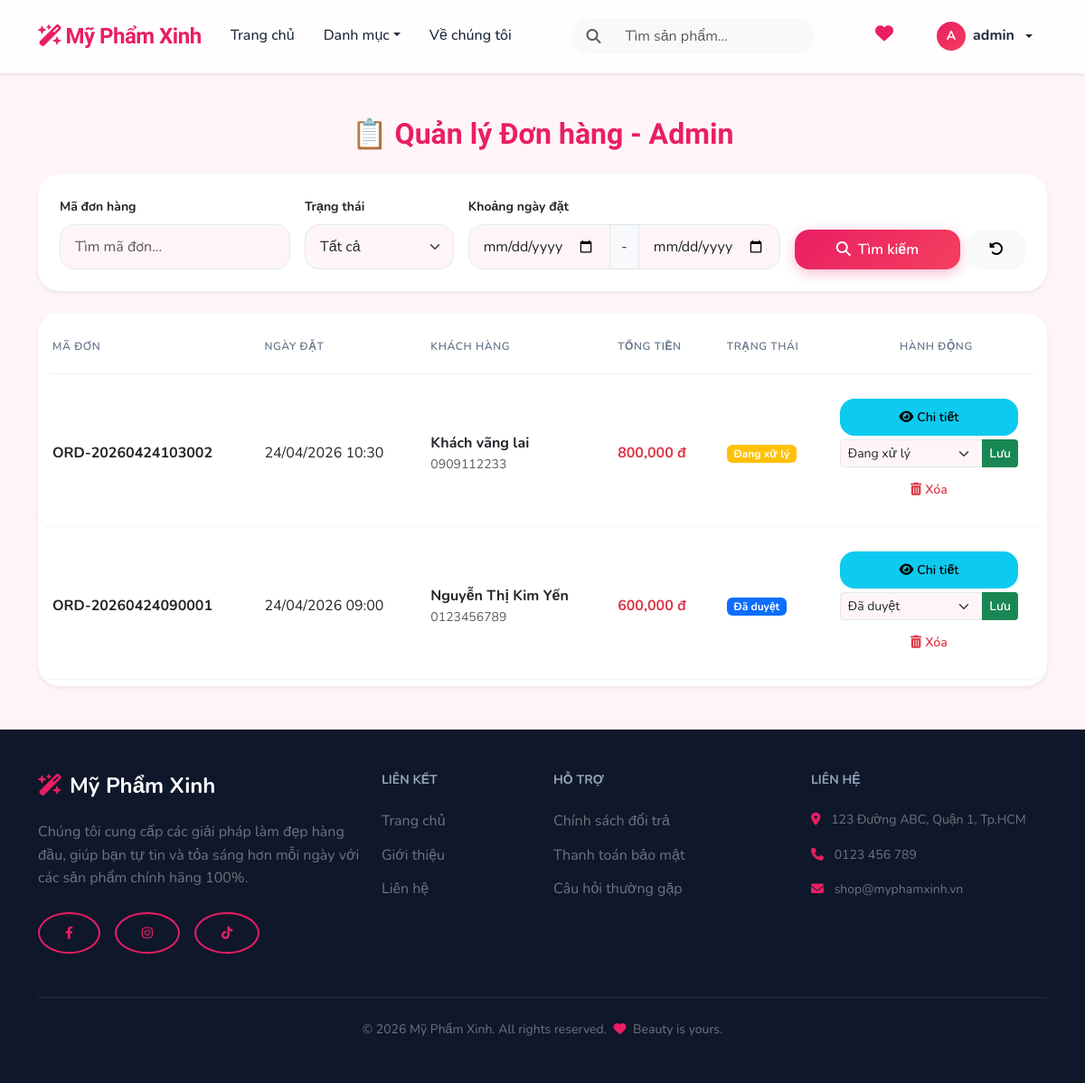
/index.php?page=admin_orders (signed in), run on the app's committed database.
### tables this page shows
CREATE TABLE `orders` (
  `id` int(11) NOT NULL AUTO_INCREMENT,
  `user_id` int(11) DEFAULT NULL,
  `order_code` varchar(50) NOT NULL,
  `fullname` varchar(255) DEFAULT NULL,
  `phone` varchar(20) DEFAULT NULL,
  `address` text DEFAULT NULL,
  `total` int(11) NOT NULL,
  `status` varchar(50) DEFAULT 'Đang xử lý',
  `created_at` datetime DEFAULT current_timestamp(),
  PRIMARY KEY (`id`)
);

### views/admin_orders.php (the view, shortened to what this page needs)
<?php
$params = [];
$where_sql = "";
$query = "SELECT * FROM orders $where_sql ORDER BY id DESC";
$stmt = $conn->prepare($query);
$stmt->execute($params);
$orders = $stmt->fetchAll();
?>
<?php include 'layout/header.php'; ?>
<div class="container py-5">
    <h2 class="text-center mb-4 text-pink fw-bold font-elegant">📋 Quản lý Đơn hàng - Admin</h2>
    <div class="card border-0 shadow-sm mb-4">
        <div class="card-body p-4">
            <form method="GET" class="row g-3 align-items-end">
                <div class="col-md-3">
                    <label class="form-label small fw-bold">Mã đơn hàng</label>
                    <input type="text" name="order_code" class="form-control" placeholder="Tìm mã đơn..." value="<?= htmlspecialchars($_GET['order_code'] ?? '') ?>">
                </div>
                <div class="col-md-2">
                    <label class="form-label small fw-bold">Trạng thái</label>
                    <select name="status" class="form-select">
                        <option value="">Tất cả</option>
                    </select>
                </div>
                <div class="col-md-4">
                    <label class="form-label small fw-bold">Khoảng ngày đặt</label>
                    <div class="input-group">
                        <input type="date" name="date_from" class="form-control" value="<?= htmlspecialchars($_GET['date_from'] ?? '') ?>">
                        <span class="input-group-text">-</span>
                        <input type="date" name="date_to" class="form-control" value="<?= htmlspecialchars($_GET['date_to'] ?? '') ?>">
                    </div>
                </div>
                <div class="col-md-3">
                    <div class="d-flex gap-2">
                        <button type="submit" class="btn btn-pink w-100"><i class="fa-solid fa-magnifying-glass me-2"></i>Tìm kiếm</button>
                        <a href="?page=admin_orders" class="btn btn-light"><i class="fa-solid fa-rotate-left"></i></a>
                    </div>
                </div>
            </form>
        </div>
    </div>
    <?php if (empty($orders)): ?>
        <div class="alert alert-info text-center">Không tìm thấy đơn hàng nào phù hợp với bộ lọc.</div>
    <?php else: ?>
        <div class="card shadow-sm border-0">
            <div class="card-body p-0">
                <div class="table-responsive">
                    <table class="table table-hover align-middle mb-0">
                        <thead class="bg-light text-dark">
                            <tr>
                                <th class="ps-3">Mã đơn</th>
                                <th>Ngày đặt</th>
                                <th>Khách hàng</th>
                                <th>Tổng tiền</th>
                                <th>Trạng thái</th>
                                <th class="text-center">Hành động</th>
                            </tr>
                        </thead>
                        <tbody>
                            <?php foreach ($orders as $order): ?>
                            <tr>
                                <td class="ps-3"><strong><?= htmlspecialchars($order['order_code']) ?></strong></td>
                                <td><?= date('d/m/Y H:i', strtotime($order['created_at'])) ?></td>
                                <td>
                                    <div class="fw-bold"><?= htmlspecialchars($order['fullname']) ?></div>
                                    <div class="small text-muted"><?= htmlspecialchars($order['phone']) ?></div>
                                </td>
                                <td class="fw-bold text-danger"><?= number_format($order['total']) ?> đ</td>
                                <td>
                                    <span class="badge bg-<?= $order['status']=='Đang xử lý' ? 'warning' : ($order['status']=='Đã duyệt' ? 'primary' : ($order['status']=='Đã hủy' ? 'secondary' : 'success')) ?>">
                                        <?= htmlspecialchars($order['status']) ?>
                                    </span>
                                </td>
                                <td class="text-center py-3" style="min-width: 200px;">
                                    <div class="d-flex flex-column gap-1 pe-3">
                                        <a href="?page=order_detail&id=<?= $order['id'] ?>" class="btn btn-info btn-sm">
                                            <i class="fa-solid fa-eye me-1"></i>Chi tiết
                                        </a>
                                        <form method="POST" class="d-inline">
                                            <div class="input-group input-group-sm">
                                                <select name="status" class="form-select form-select-sm">
                                                    <option value="Đang xử lý" <?= $order['status']=='Đang xử lý'?'selected':'' ?>>Đang xử lý</option>
                                                    <option value="Đã duyệt" <?= $order['status']=='Đã duyệt'?'selected':'' ?>>Đã duyệt</option>
                                                </select>
                                                <button type="submit" name="update_status" class="btn btn-success">Lưu</button>
                                            </div>
                                        </form>
                                        <a href="?page=admin_orders&delete=<?= $order['id'] ?>" class="btn btn-outline-danger btn-sm" onclick="return confirm('Xóa đơn hàng này?')">
                                            <i class="fa-solid fa-trash-can me-1"></i>Xóa
                                        </a>
                                    </div>
                                </td>
                            </tr>
                            <?php endforeach; ?>
                        </tbody>
                    </table>
                </div>
            </div>
        </div>
    <?php endif; ?>
</div>
<?php include 'layout/footer.php'; ?>

### public/assets/style.css (style rules this page uses)
:root { --primary: #e91e63; --primary-light: #ffebf1; --primary-dark: #ad1457; --secondary: #6366f1; --accent: #f43f5e; --background: #fff5f8; --surface: #ffffff; --text-main: #1e293b; --text-muted: #64748b; --border: #e2e8f0; --radius-sm: 8px; --radius-md: 16px; --radius-lg: 24px; --radius-xl: 40px; --shadow-sm: 0 1px 2px 0 rgb(0 0 0 / 0.05); --shadow-md: 0 4px 6px -1px rgb(0 0 0 / 0.1), 0 2px 4px -2px rgb(0 0 0 / 0.1); --shadow-lg: 0 10px 15px -3px rgb(0 0 0 / 0.1), 0 4px 6px -4px rgb(0 0 0 / 0.1); --transition: all 0.3s cubic-bezier(0.4, 0, 0.2, 1); }
* { margin: 0; padding: 0; box-sizing: border-box; }
body { font-family: 'Nunito', sans-serif; background-color: var(--background); color: var(--text-main); line-height: 1.6; }
.btn { padding: 0.625rem 1.5rem; border-radius: var(--radius-md); font-weight: 600; transition: var(--transition); border: none; }
.btn-pink { background: linear-gradient(135deg, var(--primary), var(--accent)); color: white !important; box-shadow: 0 4px 14px 0 rgba(233, 30, 99, 0.3); }
.form-control, .form-select { padding: 0.75rem 1rem; border-radius: var(--radius-md); border: 1px solid var(--border); background-color: var(--background); transition: var(--transition); }
.table { border-collapse: separate; border-spacing: 0 0.5rem; background: transparent; }
.table tr { background: var(--surface); box-shadow: var(--shadow-sm); border-radius: var(--radius-md); }
.table td, .table th { padding: 1.25rem 1rem !important; border: none !important; }
.table thead th { background: transparent !important; color: var(--text-muted); font-weight: 600; text-transform: uppercase; font-size: 0.75rem; letter-spacing: 0.05em; }
.table tr td:first-child { border-top-left-radius: var(--radius-md); border-bottom-left-radius: var(--radius-md); }
.table tr td:last-child { border-top-right-radius: var(--radius-md); border-bottom-right-radius: var(--radius-md); }
.text-pink { color: var(--primary) !important; }
.card { border-radius: var(--radius-lg); border: 1px solid var(--border); overflow: hidden; }

### views/layout/header.php (style rules this page uses)
body { font-family: 'Nunito', sans-serif; }
.font-elegant { font-family: 'Dancing Script', cursive; }

### data on the page
orders: order_code "ORD-20260424103002", created_at "24/04/2026 10:30", fullname "Khách vãng lai", phone "0909112233", total "800,000", status "Đang xử lý"
orders: order_code "ORD-20260424090001", created_at "24/04/2026 09:00", fullname "Nguyễn Thị Kim Yến", phone "0123456789", total "600,000", status "Đã duyệt"

### other printed values
substr($_SESSION['user'], 0, 1) "A"
$_SESSION['user'] "admin"
